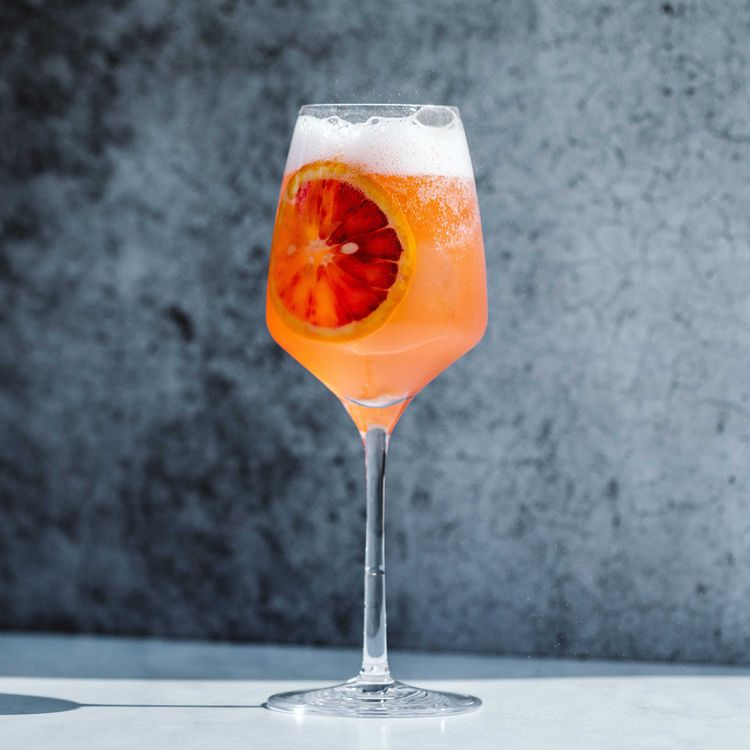
#> input picture a.jpg, 750 x 750 px; its folder holds only this picture in this run
$ python main.py
#> lines starting #> are read from the running program, lines starting #| are printed output that depends on the picture
import numpy as np
from PIL import Image


def load_grayscale(path):
    """Load image and convert to grayscale numpy array."""
#> called with path = 'a.jpg'
    img = Image.open(path).convert("L")
    return np.array(img, dtype=np.float64)


def convolve(image, kernel):
    """Element-by-element multiply and sum — the operation we walked through."""
    h, w = image.shape
#> h = 750; w = 750
    kh, kw = kernel.shape
    pad_h, pad_w = kh // 2, kw // 2

    # Pad image with zeros so edges don't cause problems
    padded = np.pad(image, ((pad_h, pad_h), (pad_w, pad_w)), mode="constant")

    output = np.zeros_like(image)
    for y in range(h):
        for x in range(w):
            # Grab the 3x3 patch (neighborhood)
            patch = padded[y : y + kh, x : x + kw]
            # Multiply element-by-element, sum everything up
            output[y, x] = np.sum(patch * kernel)
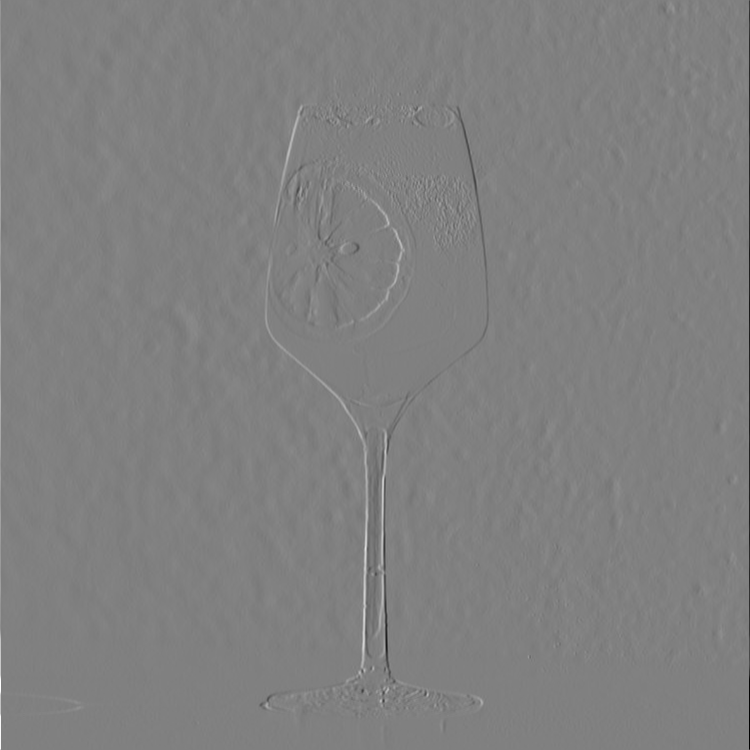
#> output: shape (750, 750) float64; min -676, max 666, mean 0.4; drawn with min black and max white

    return output


# ============================================================
# PREWITT OPERATOR (slides 14, 16)
# ============================================================

def prewitt(image):
    """
    Prewitt edge detection.

    Mx compares right column vs left column  -> vertical edges
    My compares top row vs bottom row        -> horizontal edges
    G  = sqrt(Gx^2 + Gy^2)                  -> combined edge strength
    """
    # The two kernels — exactly from the slides
    Mx = np.array([[-1, 0, 1],
                   [-1, 0, 1],
                   [-1, 0, 1]], dtype=np.float64)

    My = np.array([[ 1,  1,  1],
                   [ 0,  0,  0],
                   [-1, -1, -1]], dtype=np.float64)

    Gx = convolve(image, Mx)
    Gy = convolve(image, My)
#> after the loop in convolve (call 2), `for y in range(h):`:
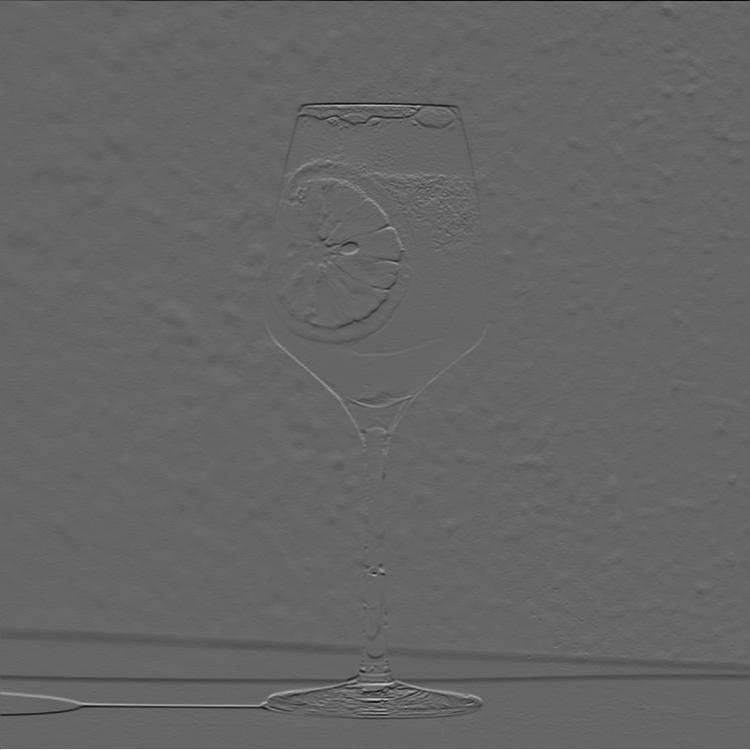
#> output: shape (750, 750) float64; min -455, max 687, mean -0.5; drawn with min black and max white

    # Combine both directions (Pythagorean theorem)
    G = np.sqrt(Gx ** 2 + Gy ** 2)

    return G


# ============================================================
# CANNY ALGORITHM (slides 19-26)
# ============================================================

def gaussian_kernel(size=5, sigma=1.4):
    """Step 1: Build a Gaussian filter to reduce noise (slide 22)."""
    ax = np.arange(size) - size // 2
    xx, yy = np.meshgrid(ax, ax)
    kernel = np.exp(-(xx ** 2 + yy ** 2) / (2 * sigma ** 2))
    return kernel / kernel.sum()


def canny(image, low_thresh=0.1, high_thresh=0.3):
    """
    Canny edge detection — 4 steps from slide 20:
      1. Noise reduction (Gaussian filter)
      2. Gradient calculation (Sobel operator)
      3. Non-maximum suppression
      4. Hysteresis thresholding
    """
#> called with low_thresh = 0.1, high_thresh = 0.3
    h, w = image.shape
#> h = 750; w = 750

    # --- Step 1: Smooth with Gaussian filter (slide 22) ---
    gauss = gaussian_kernel(size=5, sigma=1.4)
    smoothed = convolve(image, gauss)

    # --- Step 2: Gradient with Sobel (slide 23) ---
    # Sobel kernels (slide 15)
    Sx = np.array([[-1, 0, 1],
                   [-2, 0, 2],
                   [-1, 0, 1]], dtype=np.float64)

    Sy = np.array([[ 1,  2,  1],
                   [ 0,  0,  0],
                   [-1, -2, -1]], dtype=np.float64)

    Gx = convolve(smoothed, Sx)
    Gy = convolve(smoothed, Sy)

    # Gradient magnitude and direction (slide 23)
    G = np.sqrt(Gx ** 2 + Gy ** 2)
    theta = np.arctan2(Gy, Gx)  # direction of the edge
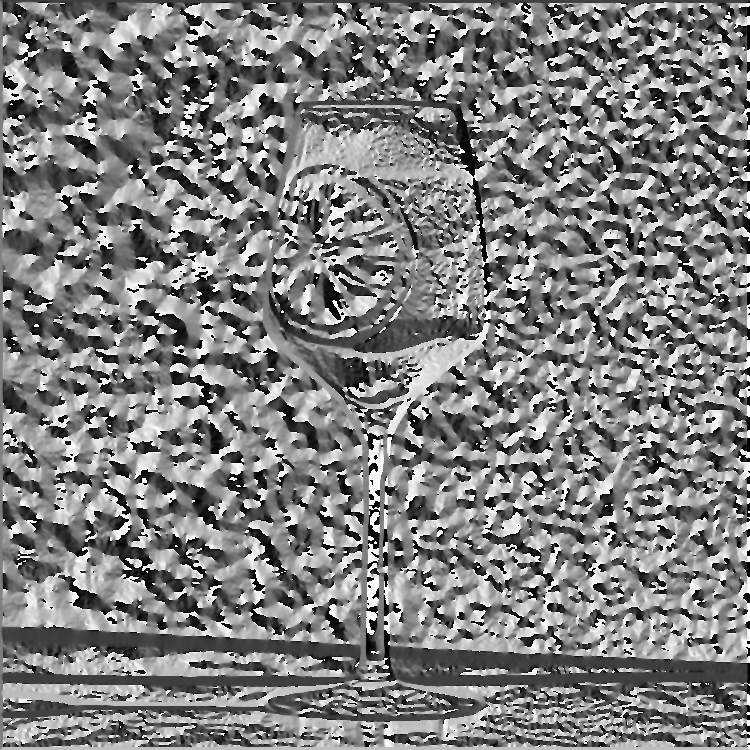
#> theta: shape (750, 750) float64; min -3.14, max 3.14, mean 0.012; drawn with min black and max white

    # --- Step 3: Non-maximum suppression (slide 24) ---
    # Keep a pixel only if it's the strongest along the gradient direction
    nms = np.zeros_like(G)
    angle = np.rad2deg(theta) % 180  # map to 0-180
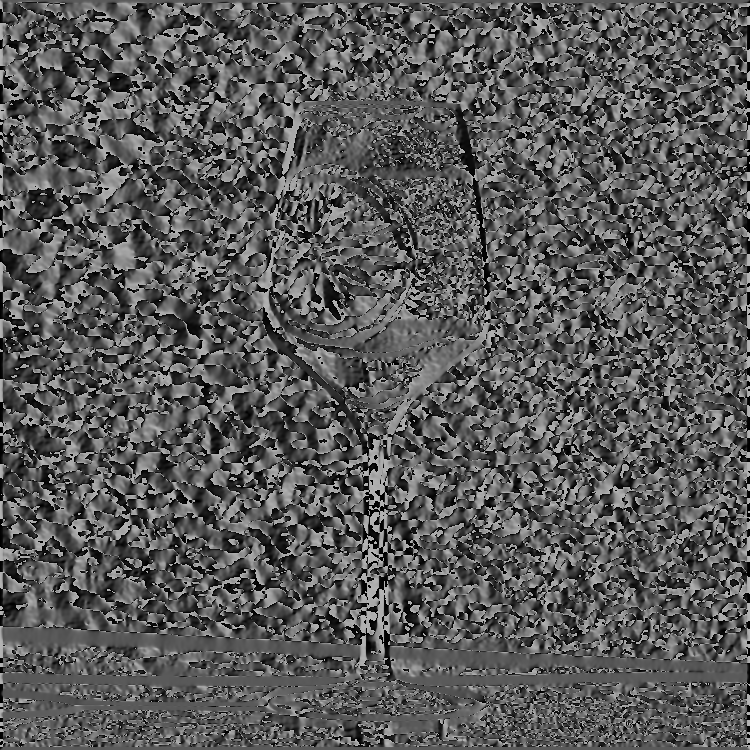
#> angle: shape (750, 750) float64; min 0, max 180, mean 89.1

    for y in range(1, h - 1):
        for x in range(1, w - 1):
            a = angle[y, x]

            # Pick two neighbors along the gradient direction
            if (0 <= a < 22.5) or (157.5 <= a < 180):
                n1, n2 = G[y, x - 1], G[y, x + 1]        # horizontal
            elif 22.5 <= a < 67.5:
                n1, n2 = G[y - 1, x + 1], G[y + 1, x - 1]  # diagonal /
            elif 67.5 <= a < 112.5:
                n1, n2 = G[y - 1, x], G[y + 1, x]        # vertical
            else:
                n1, n2 = G[y - 1, x - 1], G[y + 1, x + 1]  # diagonal \

            # Keep only if it's the local maximum
            if G[y, x] >= n1 and G[y, x] >= n2:
                nms[y, x] = G[y, x]
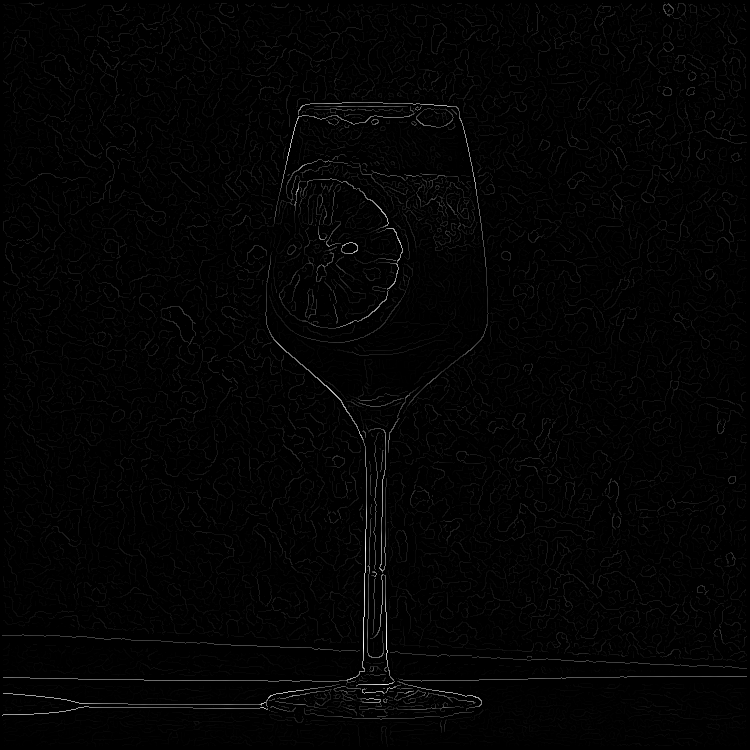
#> nms: shape (750, 750) float64; min 0, max 339.7, mean 4.6; drawn with min black and max white

    # --- Step 4: Hysteresis thresholding (slides 25-26) ---
    # Normalize to 0-1 range for thresholding
    if nms.max() > 0:
        nms = nms / nms.max()

    strong = nms >= high_thresh       # definitely an edge
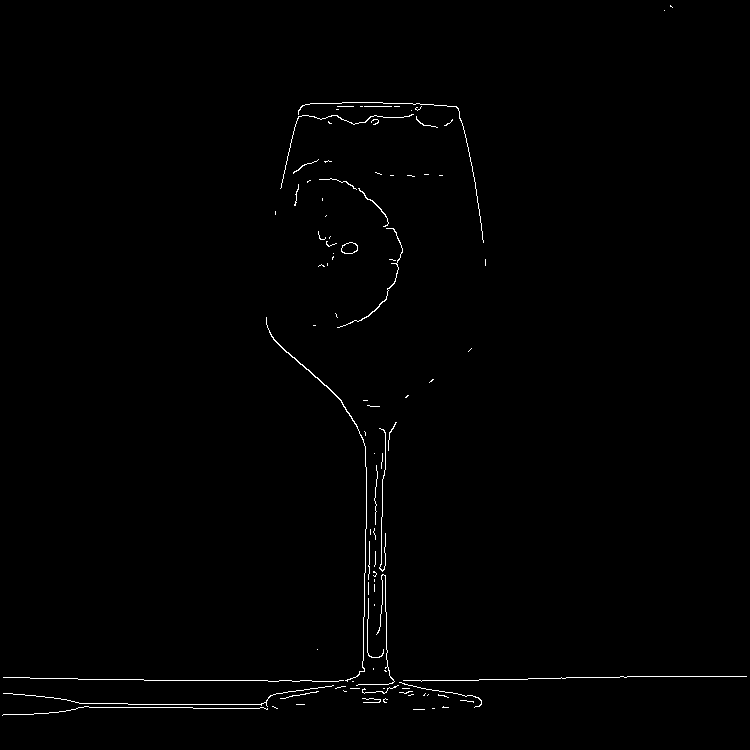
#> strong: shape (750, 750) bool; 0.73% white in thin lines or dots
    weak = (nms >= low_thresh) & (~strong)  # maybe an edge
#> weak: shape (750, 750) bool; 1.7% white in thin lines or dots

    # A weak pixel becomes an edge if it's connected to a strong pixel
    result = np.zeros_like(nms, dtype=np.uint8)
    result[strong] = 255

    for y in range(1, h - 1):
        for x in range(1, w - 1):
            if weak[y, x]:
                # Check 8 neighbors for a strong pixel
                neighborhood = result[y - 1 : y + 2, x - 1 : x + 2]
                if neighborhood.max() == 255:
                    result[y, x] = 255
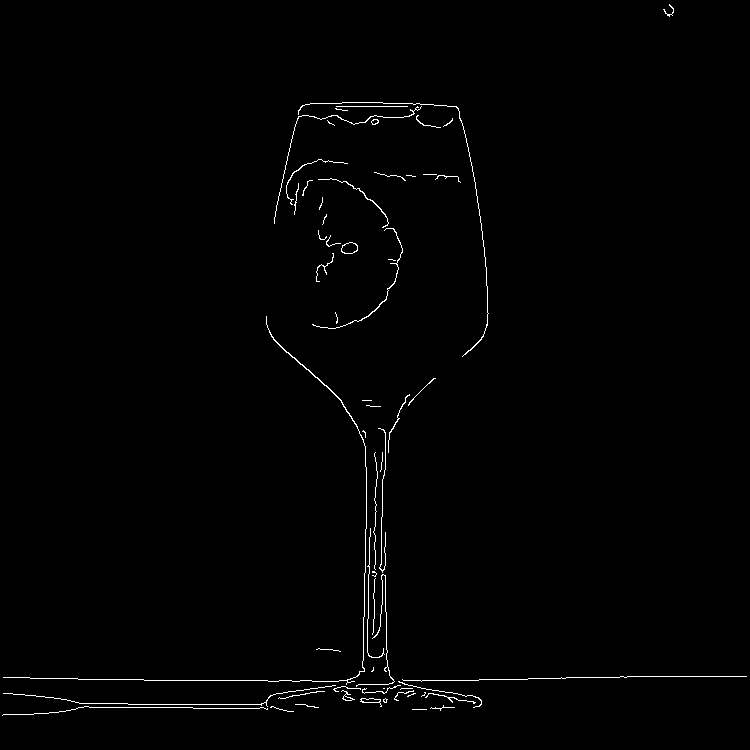
#> result: shape (750, 750); 0.9% white in thin lines or dots

    return result

if __name__ == "__main__":
    for name in ["a", "a_noise", "b"]:
#> (the run stopped early here; a loop or call above may not have finished)
